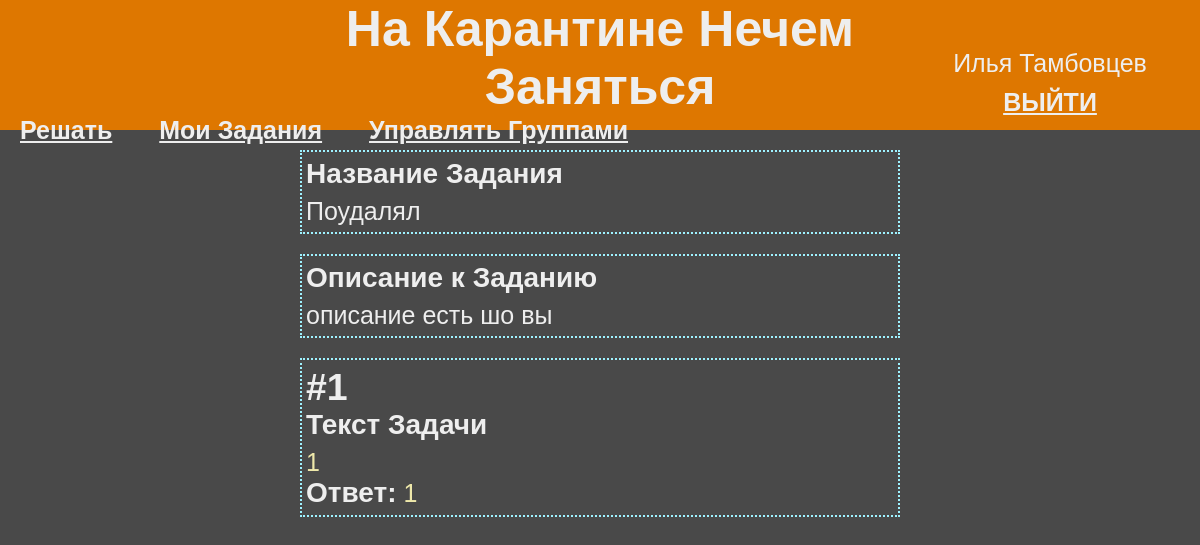
/correct/6 (signed in), run on the app's committed database.
### data/user.py (models this page shows, shortened)
class User(UserMixin, SerializerMixin, SqlAlchemyBase):
    __tablename__ = "users"
    id = sa.Column(sa.Integer,
                   primary_key=True,
                   autoincrement=True)
    name = sa.Column(sa.String)
    surname = sa.Column(sa.String)
    email = sa.Column(sa.String,
                      index=True,
                      unique=True)
    hashed_password = sa.Column(sa.String)
    tasks = sa.orm.relationship("Task",
                                backref="user",
                                lazy="subquery")
    solutions = sa.orm.relationship("Solution",
                                    backref="user",
                                    lazy="subquery")
    deadlines = sa.orm.relationship("Deadline",
                                    backref="user",
                                    lazy="subquery")
    @property
    def full_name(self):
        return " ".join([self.name, self.surname])

### data/task.py (models this page shows, shortened)
class Task(SqlAlchemyBase, SerializerMixin):
    __tablename__ = "tasks"
    id = sa.Column(sa.Integer,
                   primary_key=True,
                   autoincrement=True)
    name = sa.Column(sa.String, default="Задание Без Названия")
    created_time = sa.Column(sa.DateTime,
                             default=datetime.datetime.now)
    description = sa.Column(sa.String, default="""Описания нет :-( <br/>
                                                  Должно быть вы знаете, что делать""")
    user_id = sa.Column(sa.Integer, sa.ForeignKey("users.id"))
    deadlines = sa.orm.relationship("Deadline",
                                    backref="task",
                                    lazy="subquery")
    problems = sa.orm.relationship("Problem",
                                    backref="task",
                                    lazy="subquery")

### main.py (the view)
@app.route("/correct/<int:task_id>")
def correct(task_id):
    sql = db.create_session()
    task = sql.query(db.Task).get(task_id)
    task_data = task.to_dict(only=("name", "description"))
    problems = [p.to_dict(only=("id", "text", "answer")) for p in task.problems]
    solution = get_present(current_user.solutions, lambda s: s.deadline.task_id == task_id)
    if solution is not None:
        solution = solution.to_dict(only=("percentage", "mistakes"))
    sql.close()
    return render_template("correct.html", data=task_data, problems=problems, solution=solution)

### data/db_session.py (called while the page is built)
def create_session() -> Session:
    global __factory
    return __factory()

### main.py (called while the page is built)
@login_manager.user_loader
def load_user(user_id):
    sql = db.create_session()
    return sql.query(db.User).get(user_id)

def get_present(data, func):
    return next(filter(func, data), None)

### templates/correct.html (shortened to what this page needs)
{% extends "/j2/base.j2" %}
{% block head %}
<link rel="stylesheet" type="text/css" href="/static/css/taskNgroup.css">
<link rel="stylesheet" type="text/css" href="/static/css/manageTask.css">
{% endblock %}
{% block body_content %}
	<form class="baseform" method="post">
		<div class="container">
			<div class="item">
				<label class="itemTitle">Название Задания</label>
				<label class="current">{{ data['name'] }}</label>
			</div>
			<div class="item">
				<label class="itemTitle">Описание к Заданию</label>
				<label class="current">{{ data['description']|safe }}</label>
			</div>
			{% if problems|length() != 0 %}
				<div id="problems" class="container">
					{% for p in problems %}
						<div class="item">
							<h2>#{{ loop.index }}</h2>
							<label class="itemTitle">Текст Задачи</label>
							<p class="current para highlight">
								{{ p['text']|safe }}
							</p>
							<div class="ans">
								<label class="itemTitle">Ответ:</label>
								<label class="current highlight">{{ p['answer'] }}</label>
							</div>
						</div>
					{% endfor %}
				</div>
			{% else %}
				<div id="problems" class="container"></div>
				<div class="container">
					<h5 class="listEmpty">Задач нет</h5>
				</div>
			{% endif %}
		</div>
	</form>
{% endblock %}

### templates/j2/base.j2 (shortened to what this page needs)
<!DOCTYPE html>
<html lang="en" dir="ltr">
<head>
    <link rel="stylesheet" type="text/css" href="/static/css/master.css">
    {% block head %}{% endblock %}
</head>
<body>
    <header id="base_header">
        <h1 id="headline">На Карантине Нечем Заняться</h1>
        {% if current_user.is_authenticated %}
            <nav id="session">
                    <p id="username">{{ current_user.full_name }}</p>
                    <a id="logout" href="/logout">ВЫЙТИ</a>
            </nav>
            <nav id="links">
                <a href="/">Решать</a>
                <a href="/usertasks">Мои Задания</a>
                <a href="/usergroups">Управлять Группами</a>
            </nav>
        {% endif %}
    </header>
    {% block body_content %}{% endblock %}
</body>
</html>

### static/css/master.css (style rules this page uses)
* { margin: 0; padding: 0; box-sizing: border-box; }
body { background-color: #494949; font-family: sans-serif; color: #eeeeee; font-size: 25px; margin-bottom: 40vh }
a { color: inherit; font-weight: bold; }
.container { display: flex; flex-direction: column; align-items: center; width: 100%; }
#base_header { height: 130px; margin-bottom: 20px; background-color: #de7700; display: grid; grid-template-columns: 1fr 2fr 1fr; grid-template-rows: 2fr 1fr; grid-template-areas: ". headline session" "links links session"; }
#headline { grid-area: headline; text-align: center; }
#session { grid-area: session; display: flex; flex-direction: column; align-items: center; justify-content: center; }
#username { padding-bottom: 10px; }
#links { grid-area: links; padding-bottom: 20px; }
#links a { margin: 0 20px; }
.highlight { color: palegoldenrod; }

### static/css/taskNgroup.css (style rules this page uses)
.item { display: flex; flex-direction: column; align-items: flex-start; width: 65%; margin-bottom: 20px; border: 2px dotted #9ef2ff; padding: 6px 4px; }
.itemTitle { font-weight: bold; font-size: 28px; }
.current { margin-top: 7px; }

### static/css/manageTask.css (style rules this page uses)
.ans { display: inline-block; }
.item { width: 50%; }

### data on the page
User: full_name "Илья Тамбовцев"
Task: name "Поудалял", description "описание есть шо вы"

### other printed values
{{ p['text']|safe }} "1"
{{ p['answer'] }} "1"
